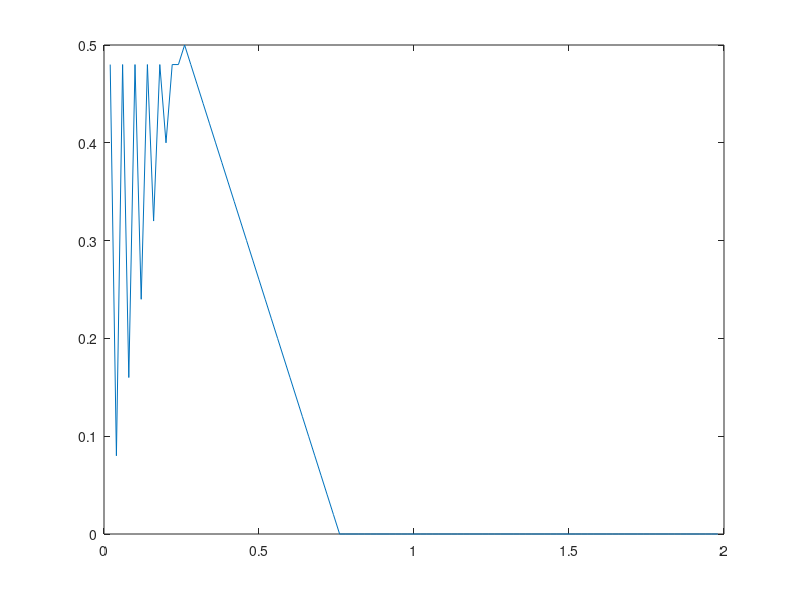

The MATLAB script that drew this image:
% Leap frog scheme (Hyperbolic)
% Uses Godunov scheme

a = -1;
x0 = 0; xf = 2;
N = 100;
h = (xf-x0)/N;

k = 1*h/abs(a);
t0 = 0; tf = 0.25;
M = fix((tf-t0)/k);

x = x0+h:h:xf-h;
u0 = zeros(N-1,1);

for j=1:N-1
    if(x(j) < 0)
        u0(j) = 0;
    elseif(0 <= x(j) && x(j) < 0.5)
        u0(j) = x(j);
    elseif(0.5 <= x(j) && x(j) < 1)
        u0(j) = 1-x(j);
    elseif(x(j) >= 1)
       u0(j) = 0;
    end
end

mu = k/h;
u = zeros(N-1,1);
u1 = zeros(N-1,1);

% n = 1
% u1(1) = u0(2)/2 - a*mu/2*u0(2);
% u1(N-1) = u0(N-2)/2 + a*mu/2*u0(N-2);
% for j=2:N-2
%     u1(j) = (u0(j+1) + u0(j-1))/2 - mu*a/2*(u0(j+1)-u0(j-1));
% end
u1(1) = u0(1) - 0.5*mu*(1+sign(a))*a*(u0(1)) - 0.5*mu*(1-sign(a))*a*(u0(2)-u0(1));
for j=2:N-2
    u1(j) = u0(j) - 0.5*mu*(1+sign(a))*a*(u0(j)-u0(j-1)) - 0.5*mu*(1-sign(a))*a*(u0(j+1)-u0(j));
end
u1(N-1) = u0(N-1) - 0.5*mu*(1+sign(a))*a*(u0(N-1)-u0(N-2)) - 0.5*mu*(1-sign(a))*a*(-u0(N-1));


for p=2:M
    u(1) = u0(1) - a*mu*(u1(2));
    for j=2:N-2
        u(j) = u0(j) - a*mu*(u1(j+1)-u1(j-1));
    end
    u(N-1) = u0(N-1) - a*mu*(-u1(N-2));
    
    u0 = u1;
    u1 = u;
    plot(x,u)
    pause(0.1)
end

ue = zeros(N-1,1);
for j=1:N-1
    if(x(j)-a*tf < 0)
        ue(j) = 0;
    elseif(0 <= x(j)-a*tf && x(j)-a*tf < 0.5)
        ue(j) = x(j)-a*tf;
    elseif(0.5 <= x(j)-a*tf && x(j)-a*tf < 1)
        ue(j) = 1-x(j)+a*tf;
    elseif(x(j)-a*tf >= 1)
        ue(j) = 0;
    end
end

plot(x,u);